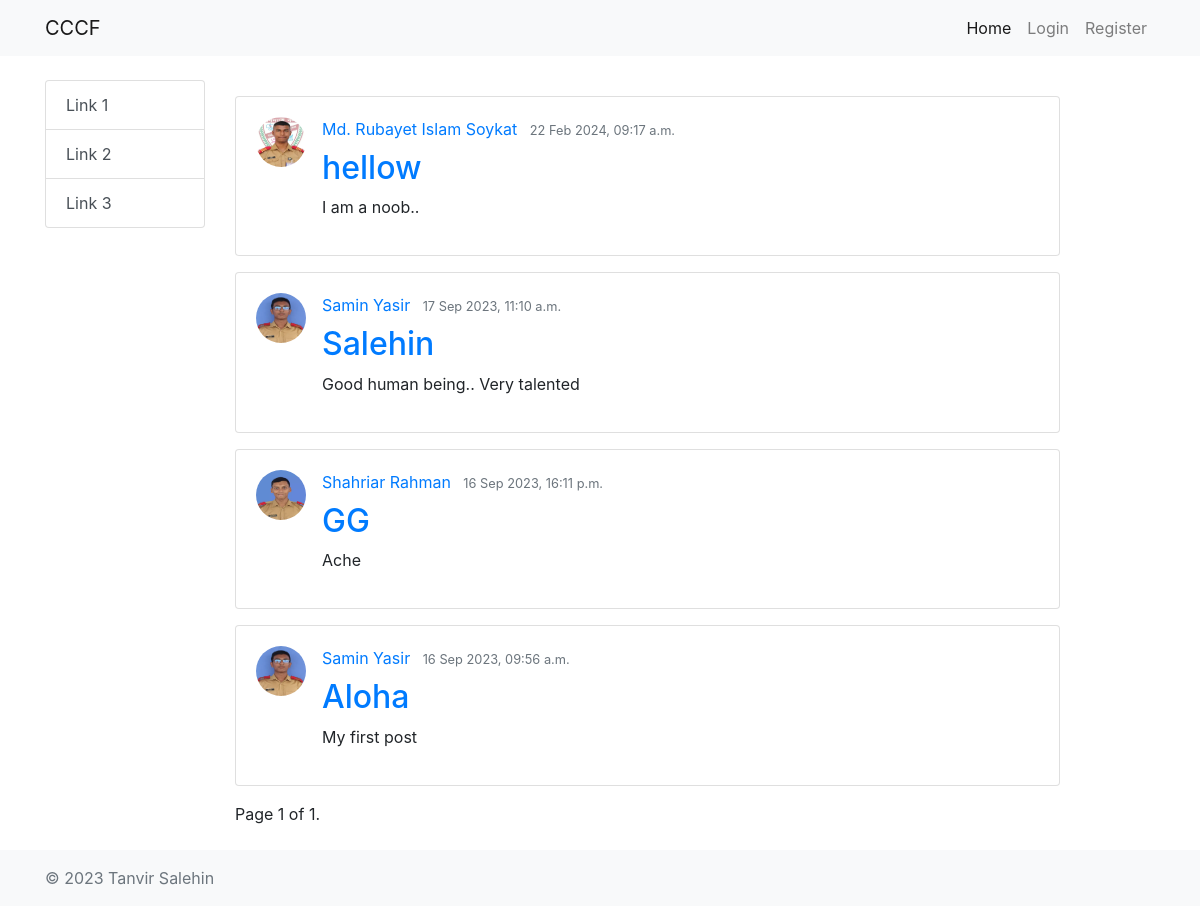
Page /post/ on the committed database.
### post/models.py (models this page shows, shortened)
class Post(models.Model):
    author = models.ForeignKey(Profile, on_delete=models.CASCADE)
    title = models.CharField(max_length=100)
    content = models.CharField(max_length=3000)
    date_created = models.DateTimeField(default=timezone.now)
    class Meta:
        verbose_name = "Post"
        verbose_name_plural = "Posts"

### users/models.py (models this page shows, shortened)
class Profile(models.Model):
    GENDER_CHOICES = (
        ('M', 'Male'),
        ('F', 'Female'),
    )
    user = models.OneToOneField(User, on_delete=models.CASCADE)
    image = models.ImageField(default='default.jpg', upload_to='profile_pics/')
    gender = models.CharField(max_length=6, choices=GENDER_CHOICES, blank=True, null=True)
    date_of_birth = models.DateField(blank=True, null=True)
    cadet_name = models.CharField(max_length=15, blank=True, null=True)
    full_name = models.CharField(max_length=35, blank=True, null=True)
    intake = models.IntegerField(blank=True, null=True)
    admission_year = models.IntegerField(blank=True, null=True)
    college_name = models.CharField(max_length=50, null=True, blank=True)
    date_joined = models.DateTimeField(default=timezone.now)
    def __str__(self):
        return self.full_name

### post/views.py (the view)
# urls.py: path('', PostListView.as_view(), name='home'),
class PostListView(ListView):
    model = Post
    template_name = 'post/home.html'  # Change to your template name
    context_object_name = "posts"
    ordering = ['-date_created']
    paginate_by = 5
    def get_context_data(self, **kwargs):
        context = super().get_context_data(**kwargs)
        context['title'] = 'Posts'
        return context

### post/templates/post/home.html (shortened to what this page needs)
{% extends "base.html" %}
{% load static %}
{% block content %}
    {% if posts %}
      {% for post in posts %}
        <div class="card my-3">
          <div class="card-body">
            <div class="media">
              <img class="rounded-circle mr-3" style="height: 50px; width: 50px" src="{% if post.author.image %}{{ post.author.image.url }}{% else %}{% static 'media/default.jpg' %}{% endif %}" alt="{{ post.author }}">
              <div class="media-body">
                <div class="article-metadata mb-2">
                  <a class="mr-2" href="#">{{ post.author }}</a>
                  <small class="text-muted">{{ post.date_created|date:"d M Y, H:i a" }}</small>
                </div>
                <h2 class="article-title"><a href="{% url 'post:detail' post.id %}">{{ post.title }}</a></h2>
                <p class="article-content">
                  {% if post.content|length > 300 %}
                    {{ post.content|truncatechars:300 }}
                    <a href="{% url 'post-detail' post.id %}">(see more)</a>
                  {% else %}
                    {{ post.content }}
                  {% endif %}
                </p>
              </div>
            </div>
          </div>
        </div>
      {% endfor %}
      <div class="pagination">
        <span class="step-links">
          <span class="current">
            Page {{ page_obj.number }} of {{ page_obj.paginator.num_pages }}.
          </span>
        </span>
      </div>
    {% else %}
      <h3>Nothing to show here</h3>
    {% endif %}
{% endblock content %}

### post/templates/base.html (shortened to what this page needs)
<!DOCTYPE html>
<html lang="en">
<head>
  <link rel="stylesheet" href="https://cdn.jsdelivr.net/npm/bootstrap@4.5.2/dist/css/bootstrap.min.css">
</head>
<body>
  <nav class="navbar navbar-expand-lg navbar-light bg-light">
    <div class="container">
      <a class="navbar-brand" href="#">CCCF</a>
      <div class="collapse navbar-collapse" id="navbarNav">
        <ul class="navbar-nav ml-auto">
          <li class="nav-item active">
            <a class="nav-link" href="{% url 'post:home' %}">Home</a>
          </li>
          {% if user.is_authenticated %}
          <li class="nav-item">
            <a class="nav-link" href="{% url 'post:create' %}">Create</a>
          </li>
            <li class="nav-item">
              <a class="nav-link" href="{% url 'logout' %}">Logout</a>
            </li>
            <li class="nav-item">
              <a class="nav-link" href="{% url 'profile' %}">Profile</a>
            </li>
          {% else %}
            <li class="nav-item">
              <a class="nav-link" href="{% url 'login' %}">Login</a>
            </li>
            <li class="nav-item">
              <a class="nav-link" href="{% url 'register' %}">Register</a>
            </li>
          {% endif %}
        </ul>
      </div>
    </div>
  </nav>
  <div class="container mt-4">
    <div class="row">
      <div class="col-md-2">
        <div class="list-group">
          <a href="#" class="list-group-item list-group-item-action">Link 1</a>
          <a href="#" class="list-group-item list-group-item-action">Link 2</a>
          <a href="#" class="list-group-item list-group-item-action">Link 3</a>
        </div>
      </div>
      <div class="col-md-9">
        {% block content %}{% endblock content %}
      </div>
    </div>
  </div>
  <footer class="footer mt-4 py-3 bg-light">
    <div class="container">
      <span class="text-muted">&copy; 2023 Tanvir Salehin</span>
    </div>
  </footer>
</body>
</html>

### rows in the picture
Post: author.image (picture), author "Md. Rubayet Islam Soykat", date_created "22 Feb 2024, 09:17 a.m.", title "hellow", content "I am a noob.."
Post: author.image (picture), author "Samin Yasir", date_created "17 Sep 2023, 11:10 a.m.", title "Salehin", content "Good human being.. Very talented"
Post: author.image (picture), author "Shahriar Rahman", date_created "16 Sep 2023, 16:11 p.m.", title "GG", content "Ache"
Post: author.image (picture), author "Samin Yasir", date_created "16 Sep 2023, 09:56 a.m.", title "Aloha", content "My first post"

### other values in the picture
{{ page_obj.number }} "1"
{{ page_obj.paginator.num_pages }} "1"
